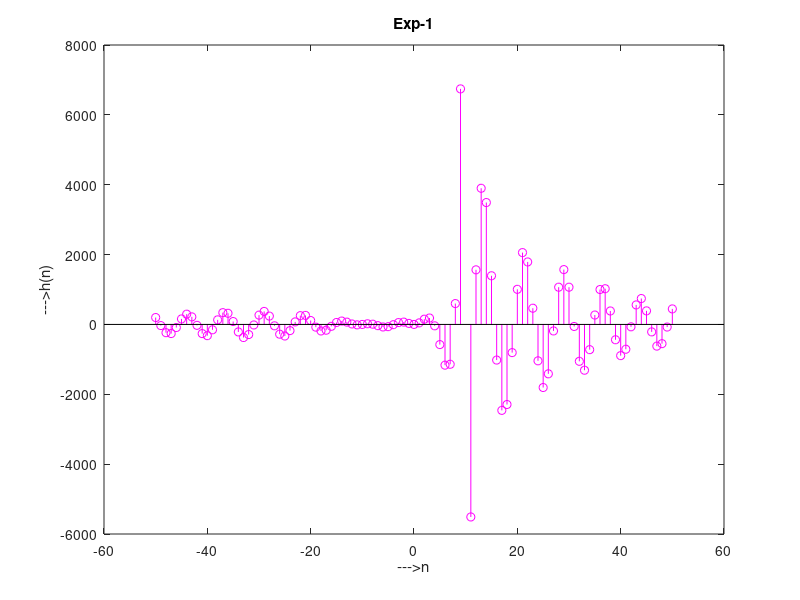

This chart was generated by the following MATLAB code:
clc;
clear all;
close all;
M=4;
r=0.1;
n=-50:50;
for i= 1:length(n);
    h(i)=((4*r*n(i))*cos(pi*n(i)*(1+r)/M)+M*sin(pi*n(i)*(1-r)/M))/((1-(4*r*n(i)/M))^2)*pi*n(i)*M;
end
    stem(n,h,'m');
    xlabel('--->n');
    ylabel('--->h(n)');
    title('Exp-1');
    